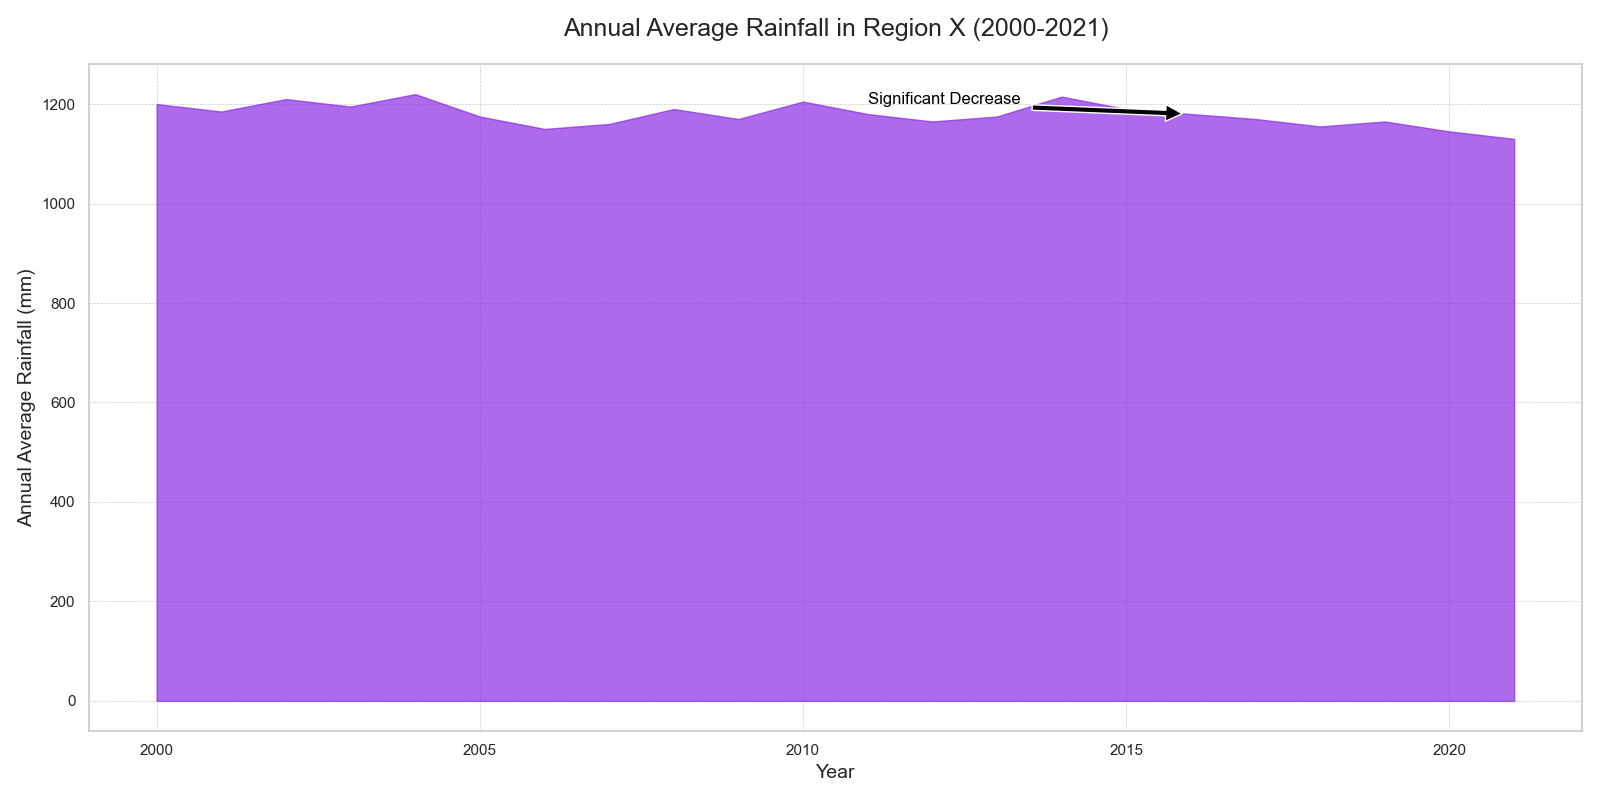

The script that drew this image:

import matplotlib.pyplot as plt
import pandas as pd

data = {
    "Year": [2000, 2001, 2002, 2003, 2004, 2005, 2006, 2007, 2008, 2009, 2010, 
             2011, 2012, 2013, 2014, 2015, 2016, 2017, 2018, 2019, 2020, 2021],
    "Annual Average Rainfall (mm)": [1200, 1185, 1210, 1195, 1220, 1175, 1150, 
                                     1160, 1190, 1170, 1205, 1180, 1165, 1175, 
                                     1215, 1190, 1180, 1170, 1155, 1165, 1145, 1130]
}

df = pd.DataFrame(data)

plt.figure(figsize=(16, 8))
plt.fill_between(df["Year"], df["Annual Average Rainfall (mm)"], color="#8A2BE2", alpha=0.7)

plt.title('Annual Average Rainfall in Region X (2000-2021)', fontsize=18, pad=20)
plt.xlabel('Year', fontsize=14)
plt.ylabel('Annual Average Rainfall (mm)', fontsize=14)
plt.annotate('Significant Decrease', xy=(2016, 1180), xytext=(2011, 1200),
             arrowprops=dict(facecolor='black', shrink=0.05),
             fontsize=12, color='black')

plt.grid(True, which='both', linestyle='--', linewidth=0.5)
plt.tight_layout()
plt.show()
